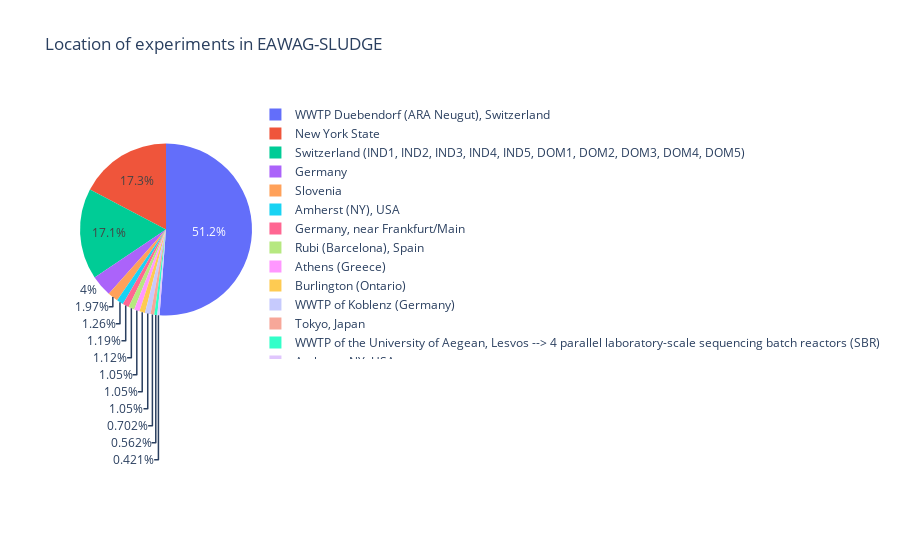

Notebook code for this chart:
### Markdown cell above
Finally, we use the extracted data to analyze the locations of each experiment in EAWAG-SLUDGE. To do this we map similar locations to a common name, i.e. (Dübendorf, WWTP Duebendorf (ARA Neugut), Switzerland, ...) -> Dübendorf

### Code cell
import plotly.express as px

def process_location(df):
    if pd.notna(df):
        if "Duebendorf" in df or "Dübendorf" in df:
            return "WWTP Duebendorf (ARA Neugut), Switzerland"
        elif "IND" in df or "DOM" in df:
            return "Switzerland (IND1, IND2, IND3, IND4, IND5, DOM1, DOM2, DOM3, DOM4, DOM5)"
    return df

plot_df = raw_data
plot_df.location_location = plot_df.location_location.apply(lambda x: process_location(x))
plot_df = plot_df[["smiles", "scenario_id", "location_location"]].groupby(["scenario_id", "location_location"]).count().reset_index()[["location_location", "smiles"]].groupby("location_location").sum().reset_index()
plot_df.rename(columns={"location_location": "location", "smiles": "count"}, inplace=True)
px.pie(plot_df, names="location", values="count", title="Location of experiments in EAWAG-SLUDGE")

### Figure 1 — Plotly figure (JSON) as saved in the notebook; plotly's stock layout.template omitted (floating-point values rounded to 4 significant figures)
{"data": [{"domain": {"x": [0, 1], "y": [0, 1]}, "hovertemplate": "location=%{label}<br>count=%{value}<extra></extra>", "labels": ["Amherst (NY), USA", "Amherst, NY, USA", "Athens (Greece)", "Burlington (Ontario)", "Germany", "Germany, near Frankfurt/Main", "New York State", "Rubi (Barcelona), Spain", "Slovenia", "Switzerland (IND1, IND2, IND3, IND4, IND5, DOM1, DOM2, DOM3, DOM4, DOM5)", "Tokyo, Japan", "WWTP Duebendorf (ARA Neugut), Switzerland", "WWTP of Koblenz (Germany)", "WWTP of the University of Aegean, Lesvos --> 4 parallel laboratory-scale sequencing batch reactors (SBR) "], "legendgroup": "", "name": "", "showlegend": true, "type": "pie", "values": [18, 6, 15, 15, 57, 17, 246, 16, 28, 244, 10, 729, 15, 8]}], "layout": {"legend": {"tracegroupgap": 0}, "title": {"text": "Location of experiments in EAWAG-SLUDGE"}}}
